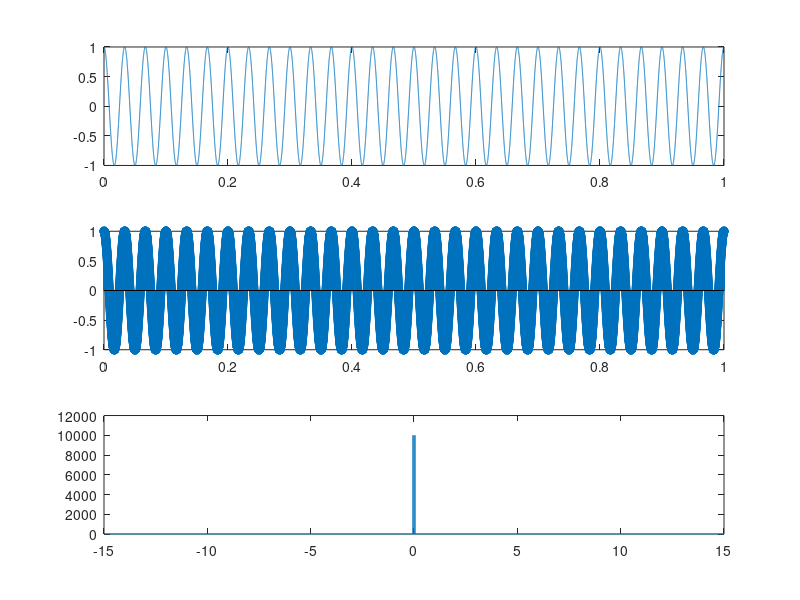
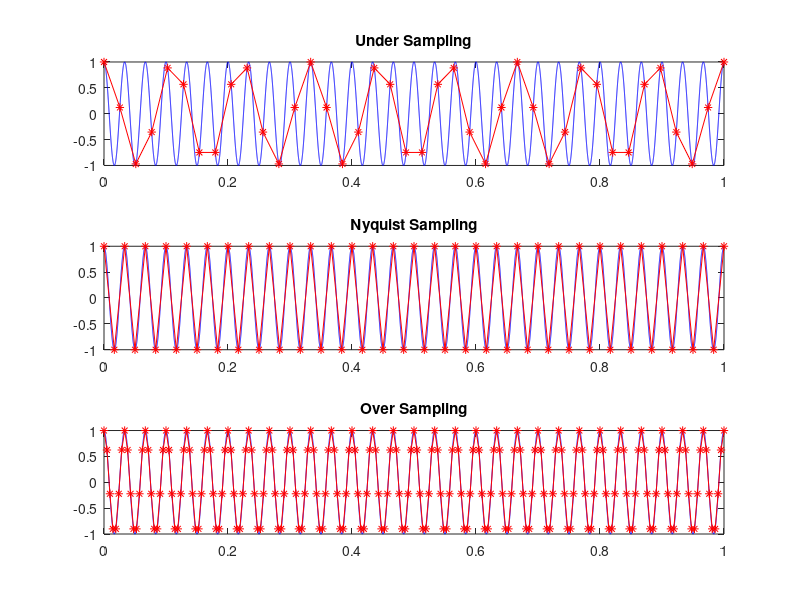
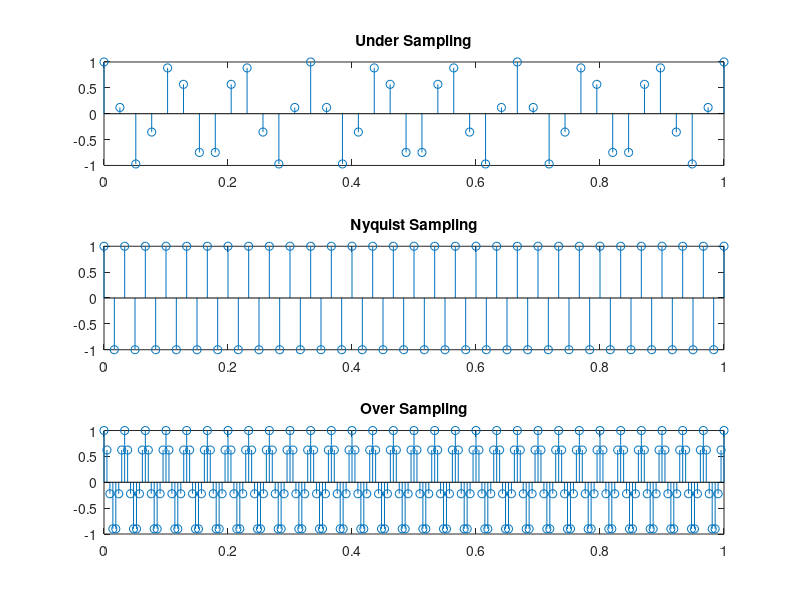
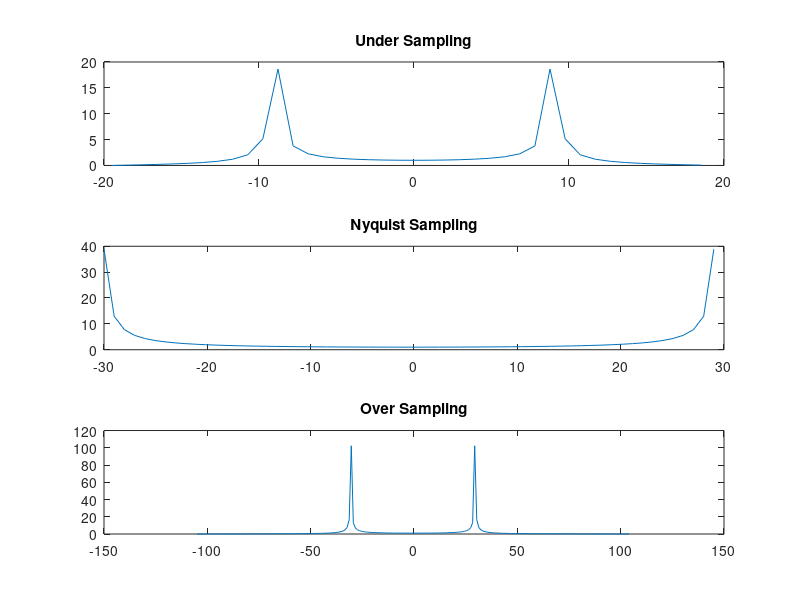

These charts were generated, in order, by the following MATLAB code:
time=1;
fm=30;    %Freq. of msg signal
T=1/fm;
t=0:0.00005:time;
xm=1*cos(2*pi*fm*t);
figure(1);
subplot(3,1,1);
plot(t,xm);
subplot(3,1,2);
stem(t,xm);

N=length(xm);
fftSignal=fft(xm);
fftSignal=fftshift(fftSignal);
f=fm*(-N/2:N/2-1)/N;
figure(1);
subplot(3,1,3);
plot(f,abs(fftSignal));



fs1=1.3*fm;  %Under Sampling condition
T1=1/fs1;
t1=0:T1:time;
x1=1*cos(2*pi*fm*t1);
figure(2);
subplot(3,1,1)
plot(t,xm,'b',t1,x1,'*-r');
title('Under Sampling')

N1=length(x1);
fftSignal1=fft(x1);
fftSignal1=fftshift(fftSignal1);
f1=fs1*(-N1/2:N1/2-1)/N1;
figure(3);
subplot(3,1,1);
stem(t1,x1);
title('Under Sampling')
figure(4);
subplot(3,1,1);
plot(f1,abs(fftSignal1));
title('Under Sampling')



fs2=2*fm;  %Nyquist Sampling condition
T2=1/fs2;
t2=0:T2:time;
x2=1*cos(2*pi*fm*t2);
figure(2);
subplot(3,1,2)
plot(t,xm,'b',t2,x2,'*-r');
title('Nyquist Sampling')

N2=length(x2);
fftSignal2=fft(x2);
fftSignal2=fftshift(fftSignal2);
f2=fs2*(-N2/2:N2/2-1)/N2;
figure(3);
subplot(3,1,2);
stem(t2,x2);
title('Nyquist Sampling')
figure(4);
subplot(3,1,2);
plot(f2,abs(fftSignal2));
title('Nyquist Sampling')



fs3=7*fm;  %Under Sampling condition
T3=1/fs3;
t3=0:T3:time;
x3=1*cos(2*pi*fm*t3);
figure(2);
subplot(3,1,3)
plot(t,xm,'b',t3,x3,'*-r');
title('Over Sampling')

N3=length(x3);
fftSignal3=fft(x3);
fftSignal3=fftshift(fftSignal3);
f3=fs3*(-N3/2:N3/2-1)/N3;
figure(3);
subplot(3,1,3);
stem(t3,x3);
title('Over Sampling')
figure(4);
subplot(3,1,3);
plot(f3,abs(fftSignal3));
title('Over Sampling')
